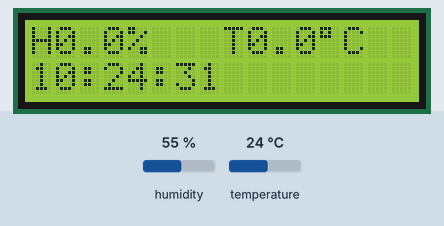
A sketch run on a simulated Arduino Uno, built with avr-gcc and run on an emulated ATmega328P. Shown: 16×2 character LCD. The inputs (shaded band) are chosen by the test bench; at power-on: humidity 55 %, temperature 24 °C. The local clock reads 2024-03-15 10:24:30 at power-on unless the sketch sets it.

Above: at 1.2 s.
1.3 s: humidity set to 22 %
At 5.8 s:
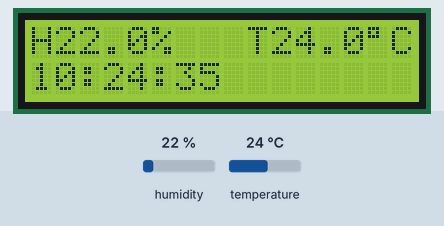
6.5 s: temperature set to 12 °C
At 10.8 s:
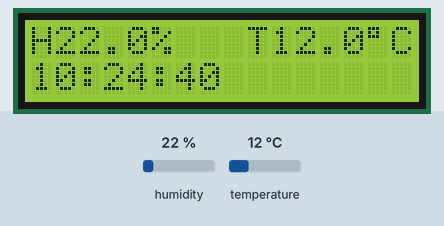
11.5 s: humidity set to 40 %
At 15.8 s:
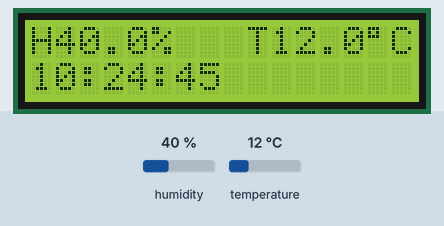
16.5 s: temperature set to 19 °C
At 20.8 s:
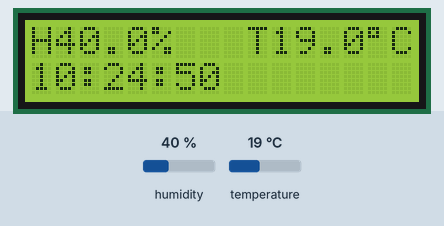
Timing chart, 0 to 22.3 s (numbered marks = the images above; inputs shaded):
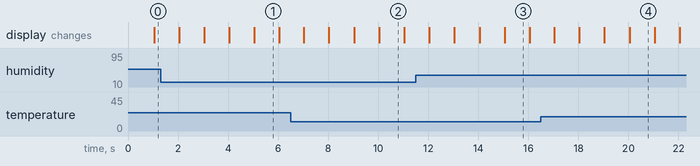

Measured:
- what the display in image 1 shows lasts 1.0 s, from 5.0 s to 6.0 s

The sketch:

NANO_AM2305_XBEE.ino
```cpp
#include "Def.h"
void setup()
{
  wdt_disable();
  #include "Conf.h"
  wdt_enable(WDTO_8S);
  //RTC.adjust(DateTime(2020, 3, 26, 10, 17, 0));
}

void loop()
{
  tiempoActual(); //RTC
  sublimacion();  //sublimacion
  obtenerVariables(); //AM2305
  principal(); //MENU
  enviarDatos(); //RTC
  watchdogSetup(); //perro guardian
}
```

AM23X.ino
```cpp
void obtenerVariables()
{
  if (millis() - milisAnterior >= 5000)
  {
    milisAnterior = millis();
    t = dht.readTemperature() + OffsetT;
    h = dht.readHumidity() + OffsetH ;

 //   t=1;
   // h=2;

    lcd.clear();
  }
}
```

Conf.h
```cpp
Wire.begin(); // Inicia el puerto I2C
//LCD
lcd.init();
lcd.backlight();
lcd.clear();
//RTC
RTC.begin();
//dht
dht.begin();
//COMUNICACION UART
esp.begin(9600);
//Serial.begin(9600);
//Perro
watchdogSetup();

mcp.begin();
mcp.pinMode(subOut, OUTPUT);
//
mcp.digitalWrite(subOut, LOW);
//
mcp.pinMode(subIn, INPUT_PULLUP);
```

Def.h
```cpp
// LCD
#include <LiquidCrystal_I2C.h>
LiquidCrystal_I2C lcd(0x3F, 16, 2);
#define imprimir(cadena){lcd.print(cadena);}

//DHT
unsigned long milisAnterior = 0;
#include <DHT.h>
#define DHTPIN 5    // PIN SENSOR
#define DHTTYPE DHT22   // DHT 22  (AM2302)
DHT dht(DHTPIN, DHTTYPE);
float t;
float h;
#define OffsetT 0
#define OffsetH 0

// RTC
#include "RTClib.h"
String mensajeS = " ";

//int idInv = 0;
RTC_DS3231 RTC;
short anio = 0;
byte mes = 0;
byte dia = 0;
byte hora = 0;
byte minuto =  0;
byte segundo = 0;
long fecha = 0;

//Sublimacion
#include "Adafruit_MCP23017.h"
byte hora1Sub = 20;
byte min1Sub = 0;
byte hora2Sub = 5;
byte min2Sub = 0;
bool compro = true;                              //false = hi>hf     ;     true = hi<hf
short tiempo_sub_ini = (hora1Sub * 60) + min1Sub;
short tiempo_sub_fin = (hora2Sub * 60) + min2Sub;
short tiempo_actual = 0;
Adafruit_MCP23017 mcp;
//Salidas
//#define disOut 7 // RELÉ 4
//#define ducOut 6 // RELÉ 3
#define subOut 5 // RELÉ 2
//#define venOut 4 // RELÉ 1
//Entradas
//#define disIn 3
//#define ducIn 2
#define subIn 1
//#define venIn 0

//COMUNICACION UART
#include <AltSoftSerial.h>
AltSoftSerial esp;

//MESH
#define intervalo 5
String mensajeSalida = "";
String mensajeEntrada = "";
byte idMensaje = 0;
byte indice = 0;
bool unicaVez = false;
bool unicaVez1 = false;
bool unicaVez2 = false;
bool unicaVez3 = false;
int datos[6];
int idInvernadero=1874;
#define separador ','
byte i = 0;

//WATCHDOG
#include <avr/wdt.h>
```

MENU.ino
```cpp
void principal()
{
  lcd.setCursor(0, 0);
  imprimir("H"); lcd.print(h, 1); imprimir("%");
  imprimir("   T"); lcd.print(t, 1); imprimir((char)223); imprimir("C");
  lcd.setCursor(0, 1);
  if (hora < 10)
  {
    imprimir("0");
  }
  imprimir(hora);
  imprimir(":");
  if (minuto < 10)
  {
    imprimir("0");
  }
  imprimir(minuto);
  imprimir(":");
  if (segundo < 10)
  {
    imprimir("0");
  }
  imprimir(segundo);
}
```

RTC.ino
```cpp
void tiempoActual()
{
  DateTime now = RTC.now(); // Obtiene la fecha y hora del RTC
  anio = now.year();
  mes = now.month();
  dia = now.day();
  hora = now.hour();
  minuto =  now.minute();
  segundo = now.second();
  fecha = now.unixtime();
}

void enviarDatos() {

  if (esp.available()>0)
  {
    mensajeEntrada = esp.readStringUntil(';');
    idMensaje = mensajeEntrada.substring(1).toInt();

    switch(idMensaje)
    {
    case 0:


    break;

    case 3:

      mensajeEntrada = mensajeEntrada.substring(3);
      for (i = 0; i < 6 ; i++)
      {
        indice = mensajeEntrada.indexOf(separador);
        datos[i] = (mensajeEntrada.substring(0, indice)).toInt();
        mensajeEntrada = mensajeEntrada.substring(indice + 1);
      }
      RTC.adjust(DateTime(datos[0], datos[1], datos[2], datos[3], datos[4], datos[5]));

    case 4:
        //enciende efectores

    break;
    }

   }


 if (minuto % intervalo == 0 && !unicaVez && segundo==0 && h <= 100 && t <= 100 )

  {
    mensajeSalida.reserve(40);
    mensajeSalida = "01," + String(anio) + "-" + String(mes) + "-" + String(dia) + " " + String(hora) + ":" + String(minuto) + ":" + "0" + "," + idInvernadero + "," + String(t, 2) + "," + String(h, 2) + ";";
//    mensajeSalida = "01," + String(fecha) + "," + idInvernadero + "," + String(t, 2) + "," + String(h, 2) + ";";

    lcd.clear();
    unicaVez = true;
    esp.print(mensajeSalida);
    lcd.setCursor(9, 1);
    lcd.print("E");
  }

  if (minuto % intervalo == 0 && !unicaVez1 && segundo==10 && h <= 100 && t <= 100 )
  {
    unicaVez1 = true;
    esp.print(mensajeSalida);
    lcd.setCursor(9, 1);
    lcd.print("E");
  }

   if (minuto % intervalo == 0 && !unicaVez2 &&segundo==30 && h <= 100 && t <= 100)
  {
    unicaVez2 = true;
    esp.print(mensajeSalida);
    lcd.setCursor(9, 1);
    lcd.print("E");
  }

  if (minuto % intervalo == 0 && !unicaVez3 &&segundo==50 && h <= 100 && t <= 100)
  {
    unicaVez3 = true;
    esp.print(mensajeSalida);
    lcd.setCursor(9, 1);
    lcd.print("E");
  }

  if (minuto % intervalo != 0)
  {
    unicaVez = false;
    unicaVez1 = false;
    unicaVez2 = false;
    unicaVez3 = false;
  }

  if(hora== 4 && minuto == 52 && segundo == 20)
  {
     asm("jmp 0x0000");
  }

   if(hora== 11 && minuto == 52 && segundo == 20)
  {
     asm("jmp 0x0000");
  }

   if(hora== 16 && minuto == 52 && segundo == 20)
  {
     asm("jmp 0x0000");
  }

  if(hora==23 && minuto == 52 && segundo == 20)
  {
     asm("jmp 0x0000");
  }

}

void sublimacion()
{
  tiempo_actual = (hora * 60) + minuto;
  if(tiempo_sub_ini<tiempo_sub_fin)
  {
    if(!(tiempo_sub_ini<=tiempo_actual && tiempo_sub_fin > tiempo_actual))
    {
      mcp.digitalWrite(subOut,HIGH);
    }
    else{
      mcp.digitalWrite(subOut,LOW);
    }
  }
  else{
    if(!(tiempo_sub_fin<=tiempo_actual && tiempo_sub_ini > tiempo_actual))
    {
      mcp.digitalWrite(subOut,LOW);
    }
    else{
      mcp.digitalWrite(subOut,HIGH);
    }
  }
}
```

watchdog.ino
```cpp
void watchdogSetup()
{
wdt_reset();
}
```
